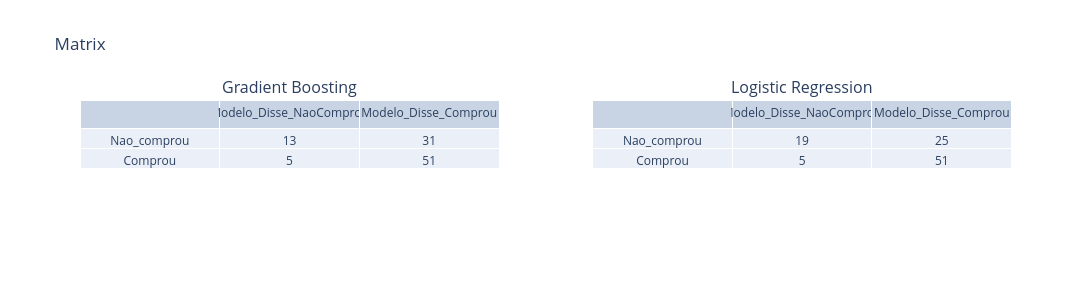

The notebook cell this image was saved under:
### Markdown cell above
Gráfico confusion matrices

### Code cell
import plotly.graph_objects as go
from plotly.subplots import make_subplots

fig = make_subplots(
    rows=1, cols=2,
    specs=[[{"type": "table"}, {"type": "table"}]],
    subplot_titles=("Gradient Boosting", "Logistic Regression",)
)

fig.update_layout(height=300, width=1500, title_text="Confusion Matrices")

fig.add_trace(go.Table(header=dict(values=["",'Modelo_Disse_NaoComprou', 'Modelo_Disse_Comprou']),
                       cells=dict(values=[["Nao_comprou",'Comprou'],matrix2['Modelo_Disse_NaoComprou'],matrix2['Modelo_Disse_Comprou']])),row=1, col=1)


fig.add_trace(go.Table(header=dict(values=["",'Modelo_Disse_NaoComprou', 'Modelo_Disse_Comprou']),
                       cells=dict(values=[["Nao_comprou",'Comprou'],matrix['Modelo_Disse_NaoComprou'],matrix['Modelo_Disse_Comprou']])),row=1, col=2)

fig.update_layout(title_text="Matrix", xaxis_title="Gradient Boosting", yaxis_title="linear regression")

### Figure 1 — Plotly figure (JSON) as saved in the notebook; plotly's stock layout.template omitted (floating-point values rounded to 4 significant figures)
{"data": [{"cells": {"values": [["Nao_comprou", "Comprou"], [13, 5], [31, 51]]}, "domain": {"x": [0, 0.45], "y": [0, 1]}, "header": {"values": ["", "Modelo_Disse_NaoComprou", "Modelo_Disse_Comprou"]}, "type": "table"}, {"cells": {"values": [["Nao_comprou", "Comprou"], [19, 5], [25, 51]]}, "domain": {"x": [0.55, 1], "y": [0, 1]}, "header": {"values": ["", "Modelo_Disse_NaoComprou", "Modelo_Disse_Comprou"]}, "type": "table"}], "layout": {"annotations": [{"font": {"size": 16}, "showarrow": false, "text": "Gradient Boosting", "x": 0.225, "xanchor": "center", "xref": "paper", "y": 1, "yanchor": "bottom", "yref": "paper"}, {"font": {"size": 16}, "showarrow": false, "text": "Logistic Regression", "x": 0.775, "xanchor": "center", "xref": "paper", "y": 1, "yanchor": "bottom", "yref": "paper"}], "height": 300, "title": {"text": "Matrix"}, "width": 1500, "xaxis": {"title": {"text": "Gradient Boosting"}}, "yaxis": {"title": {"text": "linear regression"}}}}
